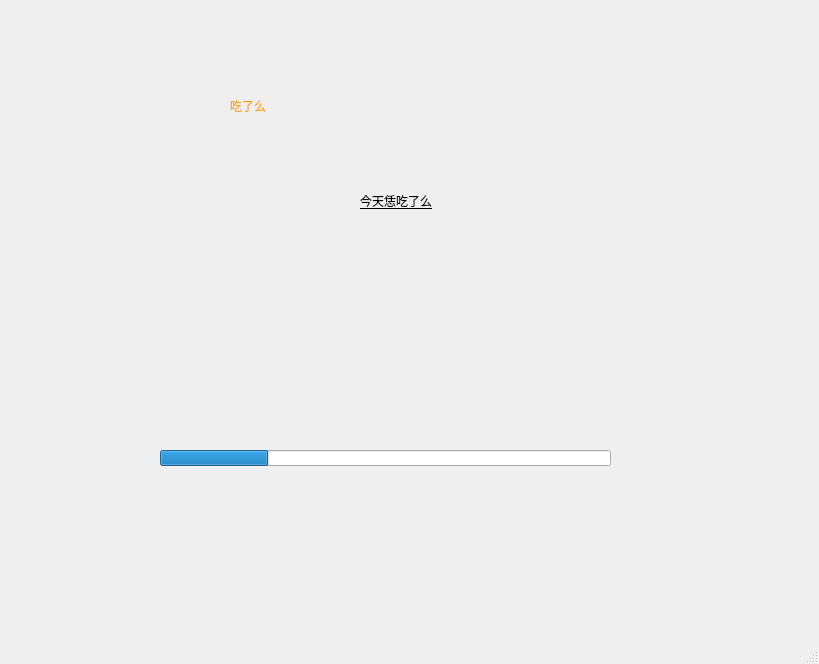
<?xml version="1.0" encoding="UTF-8"?>
<ui version="4.0">
 <class>MainWindow</class>
 <widget class="QMainWindow" name="MainWindow">
  <property name="geometry">
   <rect>
    <x>0</x>
    <y>0</y>
    <width>819</width>
    <height>664</height>
   </rect>
  </property>
  <property name="windowTitle">
   <string>MainWindow</string>
  </property>
  <property name="styleSheet">
   <string notr="true">color:rgb(255, 255, 255)</string>
  </property>
  <widget class="QWidget" name="centralwidget">
   <widget class="QLabel" name="label">
    <property name="geometry">
     <rect>
      <x>230</x>
      <y>30</y>
      <width>291</width>
      <height>151</height>
     </rect>
    </property>
    <property name="styleSheet">
     <string notr="true">font: 54pt &quot;隶书&quot;;
color: rgb(255, 162, 12);
</string>
    </property>
    <property name="text">
     <string>吃了么</string>
    </property>
   </widget>
   <widget class="QLabel" name="label_2">
    <property name="geometry">
     <rect>
      <x>360</x>
      <y>160</y>
      <width>331</width>
      <height>81</height>
     </rect>
    </property>
    <property name="styleSheet">
     <string notr="true">color:rgb(0, 0, 0);
text-decoration: underline;
font: 12pt &quot;方正舒体&quot;;
 </string>
    </property>
    <property name="text">
     <string>今天恁吃了么</string>
    </property>
   </widget>
   <widget class="QProgressBar" name="progressBar">
    <property name="geometry">
     <rect>
      <x>160</x>
      <y>450</y>
      <width>451</width>
      <height>16</height>
     </rect>
    </property>
    <property name="styleSheet">
     <string notr="true"/>
    </property>
    <property name="value">
     <number>24</number>
    </property>
   </widget>
  </widget>
  <widget class="QMenuBar" name="menubar">
   <property name="geometry">
    <rect>
     <x>0</x>
     <y>0</y>
     <width>819</width>
     <height>26</height>
    </rect>
   </property>
  </widget>
  <widget class="QStatusBar" name="statusbar"/>
 </widget>
 <resources/>
 <connections/>
</ui>
